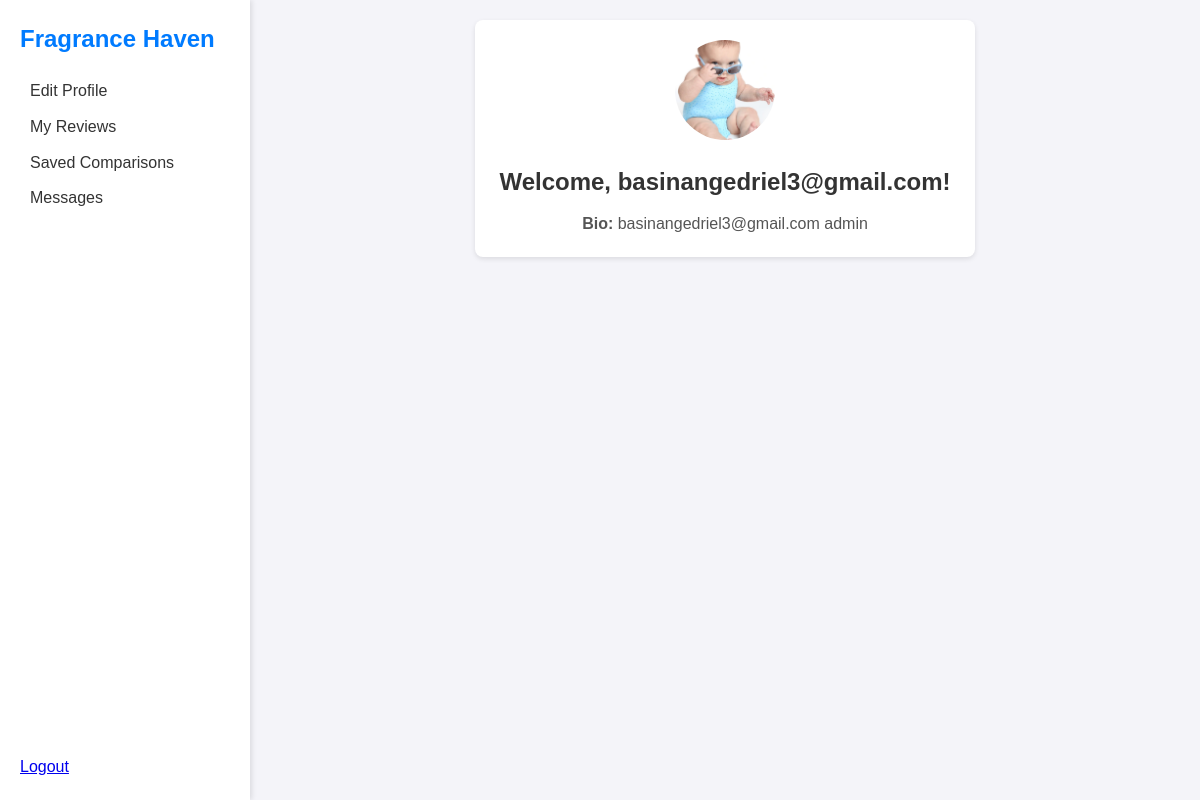
The app's page /dashboard.php (signed in) with its own data.
### tables this page shows
CREATE TABLE `users` (
  `id` int(11) NOT NULL,
  `username` varchar(50) NOT NULL,
  `email` varchar(100) NOT NULL,
  `password_hash` varchar(255) NOT NULL,
  `role` enum('user','moderator','admin') DEFAULT 'user',
  `profile_picture` varchar(255) DEFAULT NULL,
  `bio` text DEFAULT NULL,
  `created_at` timestamp NOT NULL DEFAULT current_timestamp()
);

### dashboard.php (the view, shortened to what this page needs)
<?php
require 'config.php';
$user_id = $_SESSION["user_id"];
$username = $_SESSION["username"];
$stmt = $pdo->prepare("SELECT * FROM users WHERE id = ?");
$stmt->execute([$user_id]);
$user = $stmt->fetch(PDO::FETCH_ASSOC);
?>
<!DOCTYPE html>
<html lang="en">
<head>
</head>
<body>
    <div class="dashboard-container">
        <aside class="sidebar">
            <h2>Fragrance Haven</h2>
            <ul>
                <li><a href="edit_profile.php">Edit Profile</a></li>
                <li><a href="my_reviews.php">My Reviews</a></li>
                <li><a href="my_comparisons.php">Saved Comparisons</a></li>
                <li><a href="messages.php">Messages</a></li>
            </ul>
            <div class="logout">
                <a href="logout.php" class="logout-button">Logout</a>
            </div>
        </aside>
        <main class="main-content">
            <div class="profile-section">
                <img src="<?php echo $user['profile_picture'] ?: 'default-avatar.png'; ?>" alt="Profile Picture" class="profile-pic">
                <h2>Welcome, <?php echo htmlspecialchars($username); ?>!</h2>
                <p><strong>Bio:</strong> <?php echo htmlspecialchars($user['bio'] ?: "No bio set."); ?></p>
            </div>
        </main>
    </div>
</body>
</html>

### dashboard.php (style rules this page uses)
* { margin: 0; padding: 0; box-sizing: border-box; }
body { font-family: Arial, sans-serif; background-color: #f4f4f9; color: #333; line-height: 1.6; }
.dashboard-container { display: flex; min-height: 100vh; }
.sidebar { width: 250px; background-color: #fff; box-shadow: 2px 0 5px rgba(0, 0, 0, 0.1); padding: 20px; display: flex; flex-direction: column; justify-content: space-between; }
.sidebar h2 { font-size: 1.5rem; margin-bottom: 20px; color: #007bff; }
.sidebar ul { list-style: none; }
.sidebar ul li { margin-bottom: 10px; }
.sidebar ul li a { text-decoration: none; color: #333; font-size: 1rem; padding: 10px; border-radius: 5px; transition: background-color 0.3s ease; }
.sidebar .logout { margin-top: auto; }
.main-content { flex-grow: 1; padding: 20px; }
.profile-section { background-color: #fff; padding: 20px; border-radius: 8px; box-shadow: 0 2px 5px rgba(0, 0, 0, 0.1); max-width: 500px; margin: 0 auto; text-align: center; }
.profile-pic { width: 100px; height: 100px; object-fit: cover; border-radius: 50%; margin-bottom: 15px; }
.profile-section h2 { font-size: 1.5rem; margin-bottom: 10px; }
.profile-section p { font-size: 1rem; color: #555; }

### records on screen
users: profile_picture (picture), bio "basinangedriel3@gmail.com admin"

### other values on screen
$username "basinangedriel3@gmail.com"
